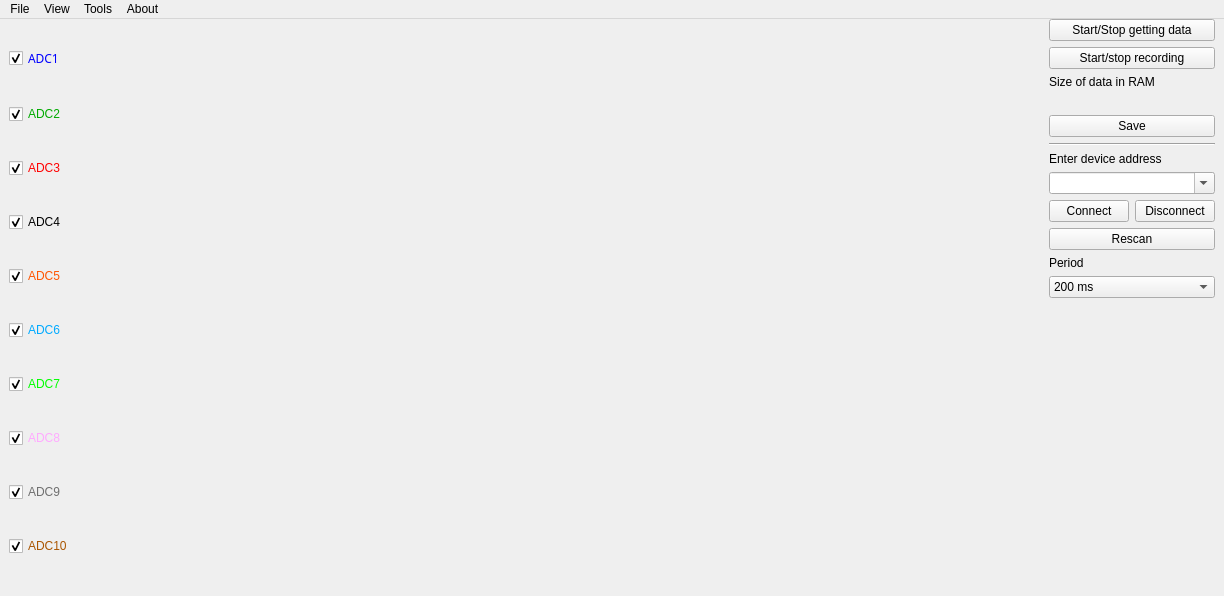
<?xml version="1.0" encoding="UTF-8"?>
<ui version="4.0">
 <class>MainWindow</class>
 <widget class="QMainWindow" name="MainWindow">
  <property name="geometry">
   <rect>
    <x>0</x>
    <y>0</y>
    <width>1224</width>
    <height>596</height>
   </rect>
  </property>
  <property name="windowTitle">
   <string>UALab</string>
  </property>
  <widget class="QWidget" name="centralwidget">
   <property name="sizePolicy">
    <sizepolicy hsizetype="Minimum" vsizetype="Minimum">
     <horstretch>0</horstretch>
     <verstretch>0</verstretch>
    </sizepolicy>
   </property>
   <property name="minimumSize">
    <size>
     <width>0</width>
     <height>0</height>
    </size>
   </property>
   <layout class="QHBoxLayout" name="horizontalLayout_2">
    <property name="topMargin">
     <number>0</number>
    </property>
    <item>
     <layout class="QHBoxLayout" name="horizontalLayout_4">
      <item>
       <layout class="QVBoxLayout" name="verticalLayout">
        <property name="sizeConstraint">
         <enum>QLayout::SetFixedSize</enum>
        </property>
        <property name="bottomMargin">
         <number>0</number>
        </property>
        <item>
         <widget class="QCheckBox" name="b_1_blue">
          <property name="palette">
           <palette>
            <active>
             <colorrole role="WindowText">
              <brush brushstyle="SolidPattern">
               <color alpha="255">
                <red>0</red>
                <green>0</green>
                <blue>255</blue>
               </color>
              </brush>
             </colorrole>
            </active>
            <inactive>
             <colorrole role="WindowText">
              <brush brushstyle="SolidPattern">
               <color alpha="255">
                <red>0</red>
                <green>0</green>
                <blue>255</blue>
               </color>
              </brush>
             </colorrole>
            </inactive>
            <disabled>
             <colorrole role="WindowText">
              <brush brushstyle="SolidPattern">
               <color alpha="255">
                <red>133</red>
                <green>133</green>
                <blue>133</blue>
               </color>
              </brush>
             </colorrole>
            </disabled>
           </palette>
          </property>
          <property name="font">
           <font>
            <family>Noto Sans</family>
           </font>
          </property>
          <property name="text">
           <string>ADC1</string>
          </property>
          <property name="checked">
           <bool>true</bool>
          </property>
         </widget>
        </item>
        <item>
         <widget class="QCheckBox" name="b_2_green">
          <property name="palette">
           <palette>
            <active>
             <colorrole role="WindowText">
              <brush brushstyle="SolidPattern">
               <color alpha="255">
                <red>0</red>
                <green>170</green>
                <blue>0</blue>
               </color>
              </brush>
             </colorrole>
            </active>
            <inactive>
             <colorrole role="WindowText">
              <brush brushstyle="SolidPattern">
               <color alpha="255">
                <red>0</red>
                <green>170</green>
                <blue>0</blue>
               </color>
              </brush>
             </colorrole>
            </inactive>
            <disabled>
             <colorrole role="WindowText">
              <brush brushstyle="SolidPattern">
               <color alpha="255">
                <red>133</red>
                <green>133</green>
                <blue>133</blue>
               </color>
              </brush>
             </colorrole>
            </disabled>
           </palette>
          </property>
          <property name="text">
           <string>ADC2</string>
          </property>
          <property name="checked">
           <bool>true</bool>
          </property>
         </widget>
        </item>
        <item>
         <widget class="QCheckBox" name="b_3_red">
          <property name="palette">
           <palette>
            <active>
             <colorrole role="WindowText">
              <brush brushstyle="SolidPattern">
               <color alpha="255">
                <red>255</red>
                <green>0</green>
                <blue>0</blue>
               </color>
              </brush>
             </colorrole>
            </active>
            <inactive>
             <colorrole role="WindowText">
              <brush brushstyle="SolidPattern">
               <color alpha="255">
                <red>255</red>
                <green>0</green>
                <blue>0</blue>
               </color>
              </brush>
             </colorrole>
            </inactive>
            <disabled>
             <colorrole role="WindowText">
              <brush brushstyle="SolidPattern">
               <color alpha="255">
                <red>133</red>
                <green>133</green>
                <blue>133</blue>
               </color>
              </brush>
             </colorrole>
            </disabled>
           </palette>
          </property>
          <property name="text">
           <string>ADC3</string>
          </property>
          <property name="checked">
           <bool>true</bool>
          </property>
         </widget>
        </item>
        <item>
         <widget class="QCheckBox" name="b_4_black">
          <property name="palette">
           <palette>
            <active>
             <colorrole role="WindowText">
              <brush brushstyle="SolidPattern">
               <color alpha="255">
                <red>0</red>
                <green>0</green>
                <blue>0</blue>
               </color>
              </brush>
             </colorrole>
            </active>
            <inactive>
             <colorrole role="WindowText">
              <brush brushstyle="SolidPattern">
               <color alpha="255">
                <red>0</red>
                <green>0</green>
                <blue>0</blue>
               </color>
              </brush>
             </colorrole>
            </inactive>
            <disabled>
             <colorrole role="WindowText">
              <brush brushstyle="SolidPattern">
               <color alpha="255">
                <red>133</red>
                <green>133</green>
                <blue>133</blue>
               </color>
              </brush>
             </colorrole>
            </disabled>
           </palette>
          </property>
          <property name="text">
           <string>ADC4</string>
          </property>
          <property name="checked">
           <bool>true</bool>
          </property>
         </widget>
        </item>
        <item>
         <widget class="QCheckBox" name="b_5_orange">
          <property name="palette">
           <palette>
            <active>
             <colorrole role="WindowText">
              <brush brushstyle="SolidPattern">
               <color alpha="255">
                <red>255</red>
                <green>85</green>
                <blue>0</blue>
               </color>
              </brush>
             </colorrole>
            </active>
            <inactive>
             <colorrole role="WindowText">
              <brush brushstyle="SolidPattern">
               <color alpha="255">
                <red>255</red>
                <green>85</green>
                <blue>0</blue>
               </color>
              </brush>
             </colorrole>
            </inactive>
            <disabled>
             <colorrole role="WindowText">
              <brush brushstyle="SolidPattern">
               <color alpha="255">
                <red>133</red>
                <green>133</green>
                <blue>133</blue>
               </color>
              </brush>
             </colorrole>
            </disabled>
           </palette>
          </property>
          <property name="text">
           <string>ADC5</string>
          </property>
          <property name="checked">
           <bool>true</bool>
          </property>
          <property name="tristate">
           <bool>false</bool>
          </property>
         </widget>
        </item>
        <item>
         <widget class="QCheckBox" name="b_6_blue_light">
          <property name="palette">
           <palette>
            <active>
             <colorrole role="WindowText">
              <brush brushstyle="SolidPattern">
               <color alpha="255">
                <red>0</red>
                <green>170</green>
                <blue>255</blue>
               </color>
              </brush>
             </colorrole>
            </active>
            <inactive>
             <colorrole role="WindowText">
              <brush brushstyle="SolidPattern">
               <color alpha="255">
                <red>0</red>
                <green>170</green>
                <blue>255</blue>
               </color>
              </brush>
             </colorrole>
            </inactive>
            <disabled>
             <colorrole role="WindowText">
              <brush brushstyle="SolidPattern">
               <color alpha="255">
                <red>133</red>
                <green>133</green>
                <blue>133</blue>
               </color>
              </brush>
             </colorrole>
            </disabled>
           </palette>
          </property>
          <property name="text">
           <string>ADC6</string>
          </property>
          <property name="checked">
           <bool>true</bool>
          </property>
         </widget>
        </item>
        <item>
         <widget class="QCheckBox" name="b_7_green_light">
          <property name="sizePolicy">
           <sizepolicy hsizetype="Minimum" vsizetype="Fixed">
            <horstretch>0</horstretch>
            <verstretch>0</verstretch>
           </sizepolicy>
          </property>
          <property name="palette">
           <palette>
            <active>
             <colorrole role="WindowText">
              <brush brushstyle="SolidPattern">
               <color alpha="255">
                <red>0</red>
                <green>255</green>
                <blue>0</blue>
               </color>
              </brush>
             </colorrole>
            </active>
            <inactive>
             <colorrole role="WindowText">
              <brush brushstyle="SolidPattern">
               <color alpha="255">
                <red>0</red>
                <green>255</green>
                <blue>0</blue>
               </color>
              </brush>
             </colorrole>
            </inactive>
            <disabled>
             <colorrole role="WindowText">
              <brush brushstyle="SolidPattern">
               <color alpha="255">
                <red>133</red>
                <green>133</green>
                <blue>133</blue>
               </color>
              </brush>
             </colorrole>
            </disabled>
           </palette>
          </property>
          <property name="text">
           <string>ADC7</string>
          </property>
          <property name="checked">
           <bool>true</bool>
          </property>
         </widget>
        </item>
        <item>
         <widget class="QCheckBox" name="b_8_pig">
          <property name="palette">
           <palette>
            <active>
             <colorrole role="WindowText">
              <brush brushstyle="SolidPattern">
               <color alpha="255">
                <red>255</red>
                <green>170</green>
                <blue>255</blue>
               </color>
              </brush>
             </colorrole>
            </active>
            <inactive>
             <colorrole role="WindowText">
              <brush brushstyle="SolidPattern">
               <color alpha="255">
                <red>255</red>
                <green>170</green>
                <blue>255</blue>
               </color>
              </brush>
             </colorrole>
            </inactive>
            <disabled>
             <colorrole role="WindowText">
              <brush brushstyle="SolidPattern">
               <color alpha="255">
                <red>133</red>
                <green>133</green>
                <blue>133</blue>
               </color>
              </brush>
             </colorrole>
            </disabled>
           </palette>
          </property>
          <property name="text">
           <string>ADC8</string>
          </property>
          <property name="checked">
           <bool>true</bool>
          </property>
         </widget>
        </item>
        <item>
         <widget class="QCheckBox" name="b_9_gray">
          <property name="palette">
           <palette>
            <active>
             <colorrole role="WindowText">
              <brush brushstyle="SolidPattern">
               <color alpha="255">
                <red>111</red>
                <green>111</green>
                <blue>111</blue>
               </color>
              </brush>
             </colorrole>
            </active>
            <inactive>
             <colorrole role="WindowText">
              <brush brushstyle="SolidPattern">
               <color alpha="255">
                <red>111</red>
                <green>111</green>
                <blue>111</blue>
               </color>
              </brush>
             </colorrole>
            </inactive>
            <disabled>
             <colorrole role="WindowText">
              <brush brushstyle="SolidPattern">
               <color alpha="255">
                <red>133</red>
                <green>133</green>
                <blue>133</blue>
               </color>
              </brush>
             </colorrole>
            </disabled>
           </palette>
          </property>
          <property name="text">
           <string>ADC9</string>
          </property>
          <property name="checked">
           <bool>true</bool>
          </property>
         </widget>
        </item>
        <item>
         <widget class="QCheckBox" name="b_10_brown">
          <property name="palette">
           <palette>
            <active>
             <colorrole role="WindowText">
              <brush brushstyle="SolidPattern">
               <color alpha="255">
                <red>170</red>
                <green>85</green>
                <blue>0</blue>
               </color>
              </brush>
             </colorrole>
            </active>
            <inactive>
             <colorrole role="WindowText">
              <brush brushstyle="SolidPattern">
               <color alpha="255">
                <red>170</red>
                <green>85</green>
                <blue>0</blue>
               </color>
              </brush>
             </colorrole>
            </inactive>
            <disabled>
             <colorrole role="WindowText">
              <brush brushstyle="SolidPattern">
               <color alpha="255">
                <red>133</red>
                <green>133</green>
                <blue>133</blue>
               </color>
              </brush>
             </colorrole>
            </disabled>
           </palette>
          </property>
          <property name="text">
           <string>ADC10</string>
          </property>
          <property name="checked">
           <bool>true</bool>
          </property>
         </widget>
        </item>
       </layout>
      </item>
      <item>
       <widget class="QwtPlot" name="graphWidget">
        <property name="sizePolicy">
         <sizepolicy hsizetype="Expanding" vsizetype="Preferred">
          <horstretch>0</horstretch>
          <verstretch>0</verstretch>
         </sizepolicy>
        </property>
        <property name="canvasBackground">
         <brush brushstyle="SolidPattern">
          <color alpha="255">
           <red>255</red>
           <green>255</green>
           <blue>255</blue>
          </color>
         </brush>
        </property>
        <property name="autoReplot">
         <bool>false</bool>
        </property>
       </widget>
      </item>
      <item>
       <layout class="QVBoxLayout" name="verticalLayout_2">
        <property name="sizeConstraint">
         <enum>QLayout::SetDefaultConstraint</enum>
        </property>
        <item>
         <widget class="QPushButton" name="start_stop">
          <property name="sizePolicy">
           <sizepolicy hsizetype="Minimum" vsizetype="Minimum">
            <horstretch>0</horstretch>
            <verstretch>0</verstretch>
           </sizepolicy>
          </property>
          <property name="text">
           <string>Start/Stop getting data</string>
          </property>
         </widget>
        </item>
        <item>
         <widget class="QPushButton" name="start_stop_recording">
          <property name="text">
           <string>Start/stop recording</string>
          </property>
         </widget>
        </item>
        <item>
         <widget class="QLabel" name="size_of_data_txt">
          <property name="text">
           <string>Size of data in RAM</string>
          </property>
         </widget>
        </item>
        <item>
         <widget class="QLabel" name="size_of_data_out">
          <property name="text">
           <string/>
          </property>
         </widget>
        </item>
        <item>
         <widget class="QPushButton" name="save_button">
          <property name="text">
           <string>Save</string>
          </property>
         </widget>
        </item>
        <item>
         <widget class="Line" name="line">
          <property name="orientation">
           <enum>Qt::Horizontal</enum>
          </property>
         </widget>
        </item>
        <item>
         <widget class="QLabel" name="device_label">
          <property name="sizePolicy">
           <sizepolicy hsizetype="Minimum" vsizetype="Preferred">
            <horstretch>0</horstretch>
            <verstretch>0</verstretch>
           </sizepolicy>
          </property>
          <property name="text">
           <string>Enter device address</string>
          </property>
         </widget>
        </item>
        <item>
         <widget class="QComboBox" name="comboBox_ports">
          <property name="editable">
           <bool>true</bool>
          </property>
         </widget>
        </item>
        <item>
         <layout class="QHBoxLayout" name="horizontalLayout_3">
          <item>
           <widget class="QPushButton" name="connect_button">
            <property name="text">
             <string>Connect</string>
            </property>
           </widget>
          </item>
          <item>
           <widget class="QPushButton" name="disconnect_button">
            <property name="text">
             <string>Disconnect</string>
            </property>
           </widget>
          </item>
         </layout>
        </item>
        <item>
         <widget class="QPushButton" name="rescan_botton">
          <property name="text">
           <string>Rescan</string>
          </property>
         </widget>
        </item>
        <item>
         <widget class="QLabel" name="period">
          <property name="sizePolicy">
           <sizepolicy hsizetype="Minimum" vsizetype="Preferred">
            <horstretch>0</horstretch>
            <verstretch>0</verstretch>
           </sizepolicy>
          </property>
          <property name="text">
           <string>Period</string>
          </property>
         </widget>
        </item>
        <item>
         <widget class="QComboBox" name="comboBox_period_val">
          <property name="sizePolicy">
           <sizepolicy hsizetype="Minimum" vsizetype="Fixed">
            <horstretch>0</horstretch>
            <verstretch>0</verstretch>
           </sizepolicy>
          </property>
          <property name="inputMethodHints">
           <set>Qt::ImhLatinOnly</set>
          </property>
          <property name="editable">
           <bool>false</bool>
          </property>
          <property name="currentText">
           <string>200 ms</string>
          </property>
          <property name="currentIndex">
           <number>5</number>
          </property>
          <property name="maxVisibleItems">
           <number>10</number>
          </property>
          <item>
           <property name="text">
            <string>&lt;1 ms</string>
           </property>
          </item>
          <item>
           <property name="text">
            <string>10 ms</string>
           </property>
          </item>
          <item>
           <property name="text">
            <string>20 ms</string>
           </property>
          </item>
          <item>
           <property name="text">
            <string>50 ms</string>
           </property>
          </item>
          <item>
           <property name="text">
            <string>100 ms</string>
           </property>
          </item>
          <item>
           <property name="text">
            <string>200 ms</string>
           </property>
          </item>
          <item>
           <property name="text">
            <string>500 ms</string>
           </property>
          </item>
          <item>
           <property name="text">
            <string>1 s</string>
           </property>
          </item>
          <item>
           <property name="text">
            <string>5 s</string>
           </property>
          </item>
          <item>
           <property name="text">
            <string>10 s</string>
           </property>
          </item>
          <item>
           <property name="text">
            <string>1 m</string>
           </property>
          </item>
          <item>
           <property name="text">
            <string>5 m</string>
           </property>
          </item>
          <item>
           <property name="text">
            <string>10 m</string>
           </property>
          </item>
          <item>
           <property name="text">
            <string>30 m</string>
           </property>
          </item>
         </widget>
        </item>
        <item>
         <spacer name="verticalSpacer">
          <property name="orientation">
           <enum>Qt::Vertical</enum>
          </property>
          <property name="sizeHint" stdset="0">
           <size>
            <width>20</width>
            <height>40</height>
           </size>
          </property>
         </spacer>
        </item>
       </layout>
      </item>
     </layout>
    </item>
   </layout>
  </widget>
  <widget class="QMenuBar" name="menuBar">
   <property name="geometry">
    <rect>
     <x>0</x>
     <y>0</y>
     <width>1224</width>
     <height>29</height>
    </rect>
   </property>
   <widget class="QMenu" name="menuFILE">
    <property name="title">
     <string>File</string>
    </property>
    <addaction name="actionSave"/>
    <addaction name="separator"/>
    <addaction name="actionOut"/>
   </widget>
   <widget class="QMenu" name="menuTOOLS">
    <property name="title">
     <string>Tools</string>
    </property>
    <addaction name="actionConnect"/>
    <addaction name="actionDisconnect"/>
    <addaction name="actionStart_Stop_getting_data"/>
    <addaction name="actionStart_stop_recording"/>
    <addaction name="actionRescan"/>
   </widget>
   <widget class="QMenu" name="menuABOUT">
    <property name="title">
     <string>About</string>
    </property>
    <addaction name="actionThis_Application"/>
   </widget>
   <widget class="QMenu" name="menuVIEW">
    <property name="title">
     <string>View</string>
    </property>
    <widget class="QMenu" name="menuChannels_2">
     <property name="title">
      <string>Channels</string>
     </property>
     <addaction name="action1_Blue"/>
     <addaction name="action2_Green"/>
     <addaction name="action3_Red"/>
     <addaction name="action4_Black"/>
     <addaction name="action5_Orange"/>
     <addaction name="action6_Blue_Light"/>
     <addaction name="action7_Green_Light"/>
     <addaction name="action8_Pig"/>
     <addaction name="action9_Gray"/>
     <addaction name="action10_Brown"/>
    </widget>
    <addaction name="menuChannels_2"/>
   </widget>
   <addaction name="menuFILE"/>
   <addaction name="menuVIEW"/>
   <addaction name="menuTOOLS"/>
   <addaction name="menuABOUT"/>
  </widget>
  <action name="actionConnect">
   <property name="text">
    <string>Connect</string>
   </property>
   <property name="shortcut">
    <string>Ctrl+K</string>
   </property>
  </action>
  <action name="actionDisconnect">
   <property name="text">
    <string>Disconnect</string>
   </property>
   <property name="shortcut">
    <string>Ctrl+D</string>
   </property>
  </action>
  <action name="actionStart_Stop_getting_data">
   <property name="text">
    <string>Start/Stop getting data</string>
   </property>
  </action>
  <action name="actionStart_stop_recording">
   <property name="text">
    <string>Start/stop recording</string>
   </property>
   <property name="shortcut">
    <string>Space</string>
   </property>
  </action>
  <action name="actionSave">
   <property name="text">
    <string>Save ...</string>
   </property>
   <property name="shortcut">
    <string>Ctrl+S</string>
   </property>
  </action>
  <action name="actionOut">
   <property name="text">
    <string>Exit</string>
   </property>
   <property name="shortcut">
    <string>Ctrl+Q</string>
   </property>
  </action>
  <action name="actionThis_Application">
   <property name="text">
    <string>This Application</string>
   </property>
  </action>
  <action name="action1_Blue">
   <property name="checkable">
    <bool>true</bool>
   </property>
   <property name="checked">
    <bool>true</bool>
   </property>
   <property name="text">
    <string>ADC1</string>
   </property>
   <property name="shortcut">
    <string>Ctrl+1</string>
   </property>
  </action>
  <action name="action2_Green">
   <property name="checkable">
    <bool>true</bool>
   </property>
   <property name="checked">
    <bool>true</bool>
   </property>
   <property name="text">
    <string>ADC2</string>
   </property>
   <property name="shortcut">
    <string>Ctrl+2</string>
   </property>
  </action>
  <action name="action3_Red">
   <property name="checkable">
    <bool>true</bool>
   </property>
   <property name="checked">
    <bool>true</bool>
   </property>
   <property name="text">
    <string>ADC3</string>
   </property>
   <property name="shortcut">
    <string>Ctrl+3</string>
   </property>
  </action>
  <action name="action4_Black">
   <property name="checkable">
    <bool>true</bool>
   </property>
   <property name="checked">
    <bool>true</bool>
   </property>
   <property name="text">
    <string>ADC4</string>
   </property>
   <property name="shortcut">
    <string>Ctrl+4</string>
   </property>
  </action>
  <action name="action5_Orange">
   <property name="checkable">
    <bool>true</bool>
   </property>
   <property name="checked">
    <bool>true</bool>
   </property>
   <property name="text">
    <string>ADC5</string>
   </property>
   <property name="shortcut">
    <string>Ctrl+5</string>
   </property>
  </action>
  <action name="action6_Blue_Light">
   <property name="checkable">
    <bool>true</bool>
   </property>
   <property name="checked">
    <bool>true</bool>
   </property>
   <property name="text">
    <string>ADC6</string>
   </property>
   <property name="shortcut">
    <string>Ctrl+6</string>
   </property>
  </action>
  <action name="action7_Green_Light">
   <property name="checkable">
    <bool>true</bool>
   </property>
   <property name="checked">
    <bool>true</bool>
   </property>
   <property name="text">
    <string>ADC7</string>
   </property>
   <property name="shortcut">
    <string>Ctrl+7</string>
   </property>
  </action>
  <action name="action8_Pig">
   <property name="checkable">
    <bool>true</bool>
   </property>
   <property name="checked">
    <bool>true</bool>
   </property>
   <property name="text">
    <string>ADC8</string>
   </property>
   <property name="shortcut">
    <string>Ctrl+8</string>
   </property>
  </action>
  <action name="action9_Gray">
   <property name="checkable">
    <bool>true</bool>
   </property>
   <property name="checked">
    <bool>true</bool>
   </property>
   <property name="text">
    <string>ADC9</string>
   </property>
   <property name="shortcut">
    <string>Ctrl+9</string>
   </property>
  </action>
  <action name="action10_Brown">
   <property name="checkable">
    <bool>true</bool>
   </property>
   <property name="checked">
    <bool>true</bool>
   </property>
   <property name="text">
    <string>ADC10</string>
   </property>
   <property name="shortcut">
    <string>Ctrl+0</string>
   </property>
  </action>
  <action name="actionRescan">
   <property name="text">
    <string>Rescan</string>
   </property>
   <property name="shortcut">
    <string>Ctrl+R</string>
   </property>
  </action>
 </widget>
 <customwidgets>
  <customwidget>
   <class>QwtPlot</class>
   <extends>QFrame</extends>
   <header>qwt_plot.h</header>
   <container>1</container>
  </customwidget>
 </customwidgets>
 <resources/>
 <connections>
  <connection>
   <sender>actionOut</sender>
   <signal>triggered()</signal>
   <receiver>MainWindow</receiver>
   <slot>close()</slot>
   <hints>
    <hint type="sourcelabel">
     <x>-1</x>
     <y>-1</y>
    </hint>
    <hint type="destinationlabel">
     <x>696</x>
     <y>347</y>
    </hint>
   </hints>
  </connection>
  <connection>
   <sender>action1_Blue</sender>
   <signal>triggered()</signal>
   <receiver>b_1_blue</receiver>
   <slot>toggle()</slot>
   <hints>
    <hint type="sourcelabel">
     <x>-1</x>
     <y>-1</y>
    </hint>
    <hint type="destinationlabel">
     <x>76</x>
     <y>69</y>
    </hint>
   </hints>
  </connection>
  <connection>
   <sender>action2_Green</sender>
   <signal>triggered()</signal>
   <receiver>b_2_green</receiver>
   <slot>toggle()</slot>
   <hints>
    <hint type="sourcelabel">
     <x>-1</x>
     <y>-1</y>
    </hint>
    <hint type="destinationlabel">
     <x>208</x>
     <y>114</y>
    </hint>
   </hints>
  </connection>
  <connection>
   <sender>action3_Red</sender>
   <signal>triggered()</signal>
   <receiver>b_3_red</receiver>
   <slot>toggle()</slot>
   <hints>
    <hint type="sourcelabel">
     <x>-1</x>
     <y>-1</y>
    </hint>
    <hint type="destinationlabel">
     <x>340</x>
     <y>159</y>
    </hint>
   </hints>
  </connection>
  <connection>
   <sender>action4_Black</sender>
   <signal>triggered()</signal>
   <receiver>b_4_black</receiver>
   <slot>toggle()</slot>
   <hints>
    <hint type="sourcelabel">
     <x>-1</x>
     <y>-1</y>
    </hint>
    <hint type="destinationlabel">
     <x>472</x>
     <y>204</y>
    </hint>
   </hints>
  </connection>
  <connection>
   <sender>action10_Brown</sender>
   <signal>triggered()</signal>
   <receiver>b_10_brown</receiver>
   <slot>toggle()</slot>
   <hints>
    <hint type="sourcelabel">
     <x>-1</x>
     <y>-1</y>
    </hint>
    <hint type="destinationlabel">
     <x>575</x>
     <y>474</y>
    </hint>
   </hints>
  </connection>
  <connection>
   <sender>action9_Gray</sender>
   <signal>triggered()</signal>
   <receiver>b_9_gray</receiver>
   <slot>toggle()</slot>
   <hints>
    <hint type="sourcelabel">
     <x>-1</x>
     <y>-1</y>
    </hint>
    <hint type="destinationlabel">
     <x>472</x>
     <y>429</y>
    </hint>
   </hints>
  </connection>
  <connection>
   <sender>action8_Pig</sender>
   <signal>triggered()</signal>
   <receiver>b_8_pig</receiver>
   <slot>toggle()</slot>
   <hints>
    <hint type="sourcelabel">
     <x>-1</x>
     <y>-1</y>
    </hint>
    <hint type="destinationlabel">
     <x>340</x>
     <y>384</y>
    </hint>
   </hints>
  </connection>
  <connection>
   <sender>action7_Green_Light</sender>
   <signal>triggered()</signal>
   <receiver>b_7_green_light</receiver>
   <slot>toggle()</slot>
   <hints>
    <hint type="sourcelabel">
     <x>-1</x>
     <y>-1</y>
    </hint>
    <hint type="destinationlabel">
     <x>208</x>
     <y>339</y>
    </hint>
   </hints>
  </connection>
  <connection>
   <sender>action6_Blue_Light</sender>
   <signal>triggered()</signal>
   <receiver>b_6_blue_light</receiver>
   <slot>toggle()</slot>
   <hints>
    <hint type="sourcelabel">
     <x>-1</x>
     <y>-1</y>
    </hint>
    <hint type="destinationlabel">
     <x>76</x>
     <y>294</y>
    </hint>
   </hints>
  </connection>
  <connection>
   <sender>action5_Orange</sender>
   <signal>triggered()</signal>
   <receiver>b_5_orange</receiver>
   <slot>toggle()</slot>
   <hints>
    <hint type="sourcelabel">
     <x>-1</x>
     <y>-1</y>
    </hint>
    <hint type="destinationlabel">
     <x>575</x>
     <y>249</y>
    </hint>
   </hints>
  </connection>
  <connection>
   <sender>actionSave</sender>
   <signal>triggered()</signal>
   <receiver>save_button</receiver>
   <slot>click()</slot>
   <hints>
    <hint type="sourcelabel">
     <x>-1</x>
     <y>-1</y>
    </hint>
    <hint type="destinationlabel">
     <x>1151</x>
     <y>234</y>
    </hint>
   </hints>
  </connection>
  <connection>
   <sender>actionStart_Stop_getting_data</sender>
   <signal>triggered()</signal>
   <receiver>start_stop</receiver>
   <slot>click()</slot>
   <hints>
    <hint type="sourcelabel">
     <x>-1</x>
     <y>-1</y>
    </hint>
    <hint type="destinationlabel">
     <x>1151</x>
     <y>111</y>
    </hint>
   </hints>
  </connection>
  <connection>
   <sender>actionStart_stop_recording</sender>
   <signal>triggered()</signal>
   <receiver>start_stop_recording</receiver>
   <slot>click()</slot>
   <hints>
    <hint type="sourcelabel">
     <x>-1</x>
     <y>-1</y>
    </hint>
    <hint type="destinationlabel">
     <x>1151</x>
     <y>150</y>
    </hint>
   </hints>
  </connection>
  <connection>
   <sender>actionConnect</sender>
   <signal>triggered()</signal>
   <receiver>connect_button</receiver>
   <slot>click()</slot>
   <hints>
    <hint type="sourcelabel">
     <x>-1</x>
     <y>-1</y>
    </hint>
    <hint type="destinationlabel">
     <x>864</x>
     <y>343</y>
    </hint>
   </hints>
  </connection>
  <connection>
   <sender>actionDisconnect</sender>
   <signal>triggered()</signal>
   <receiver>disconnect_button</receiver>
   <slot>click()</slot>
   <hints>
    <hint type="sourcelabel">
     <x>-1</x>
     <y>-1</y>
    </hint>
    <hint type="destinationlabel">
     <x>1150</x>
     <y>343</y>
    </hint>
   </hints>
  </connection>
  <connection>
   <sender>b_1_blue</sender>
   <signal>clicked()</signal>
   <receiver>action1_Blue</receiver>
   <slot>toggle()</slot>
   <hints>
    <hint type="sourcelabel">
     <x>48</x>
     <y>69</y>
    </hint>
    <hint type="destinationlabel">
     <x>-1</x>
     <y>-1</y>
    </hint>
   </hints>
  </connection>
  <connection>
   <sender>b_2_green</sender>
   <signal>clicked()</signal>
   <receiver>action2_Green</receiver>
   <slot>toggle()</slot>
   <hints>
    <hint type="sourcelabel">
     <x>48</x>
     <y>114</y>
    </hint>
    <hint type="destinationlabel">
     <x>-1</x>
     <y>-1</y>
    </hint>
   </hints>
  </connection>
  <connection>
   <sender>b_3_red</sender>
   <signal>clicked()</signal>
   <receiver>action3_Red</receiver>
   <slot>toggle()</slot>
   <hints>
    <hint type="sourcelabel">
     <x>48</x>
     <y>159</y>
    </hint>
    <hint type="destinationlabel">
     <x>-1</x>
     <y>-1</y>
    </hint>
   </hints>
  </connection>
  <connection>
   <sender>b_4_black</sender>
   <signal>clicked()</signal>
   <receiver>action4_Black</receiver>
   <slot>toggle()</slot>
   <hints>
    <hint type="sourcelabel">
     <x>48</x>
     <y>204</y>
    </hint>
    <hint type="destinationlabel">
     <x>-1</x>
     <y>-1</y>
    </hint>
   </hints>
  </connection>
  <connection>
   <sender>b_5_orange</sender>
   <signal>clicked()</signal>
   <receiver>action5_Orange</receiver>
   <slot>toggle()</slot>
   <hints>
    <hint type="sourcelabel">
     <x>48</x>
     <y>249</y>
    </hint>
    <hint type="destinationlabel">
     <x>-1</x>
     <y>-1</y>
    </hint>
   </hints>
  </connection>
  <connection>
   <sender>b_6_blue_light</sender>
   <signal>clicked()</signal>
   <receiver>action6_Blue_Light</receiver>
   <slot>toggle()</slot>
   <hints>
    <hint type="sourcelabel">
     <x>48</x>
     <y>294</y>
    </hint>
    <hint type="destinationlabel">
     <x>-1</x>
     <y>-1</y>
    </hint>
   </hints>
  </connection>
  <connection>
   <sender>b_7_green_light</sender>
   <signal>clicked()</signal>
   <receiver>action7_Green_Light</receiver>
   <slot>toggle()</slot>
   <hints>
    <hint type="sourcelabel">
     <x>48</x>
     <y>339</y>
    </hint>
    <hint type="destinationlabel">
     <x>-1</x>
     <y>-1</y>
    </hint>
   </hints>
  </connection>
  <connection>
   <sender>b_9_gray</sender>
   <signal>clicked()</signal>
   <receiver>action9_Gray</receiver>
   <slot>toggle()</slot>
   <hints>
    <hint type="sourcelabel">
     <x>48</x>
     <y>429</y>
    </hint>
    <hint type="destinationlabel">
     <x>-1</x>
     <y>-1</y>
    </hint>
   </hints>
  </connection>
  <connection>
   <sender>b_10_brown</sender>
   <signal>clicked()</signal>
   <receiver>action10_Brown</receiver>
   <slot>toggle()</slot>
   <hints>
    <hint type="sourcelabel">
     <x>48</x>
     <y>474</y>
    </hint>
    <hint type="destinationlabel">
     <x>-1</x>
     <y>-1</y>
    </hint>
   </hints>
  </connection>
  <connection>
   <sender>b_8_pig</sender>
   <signal>clicked()</signal>
   <receiver>action8_Pig</receiver>
   <slot>toggle()</slot>
   <hints>
    <hint type="sourcelabel">
     <x>48</x>
     <y>384</y>
    </hint>
    <hint type="destinationlabel">
     <x>-1</x>
     <y>-1</y>
    </hint>
   </hints>
  </connection>
  <connection>
   <sender>actionRescan</sender>
   <signal>triggered()</signal>
   <receiver>rescan_botton</receiver>
   <slot>click()</slot>
   <hints>
    <hint type="sourcelabel">
     <x>-1</x>
     <y>-1</y>
    </hint>
    <hint type="destinationlabel">
     <x>1151</x>
     <y>383</y>
    </hint>
   </hints>
  </connection>
 </connections>
</ui>
